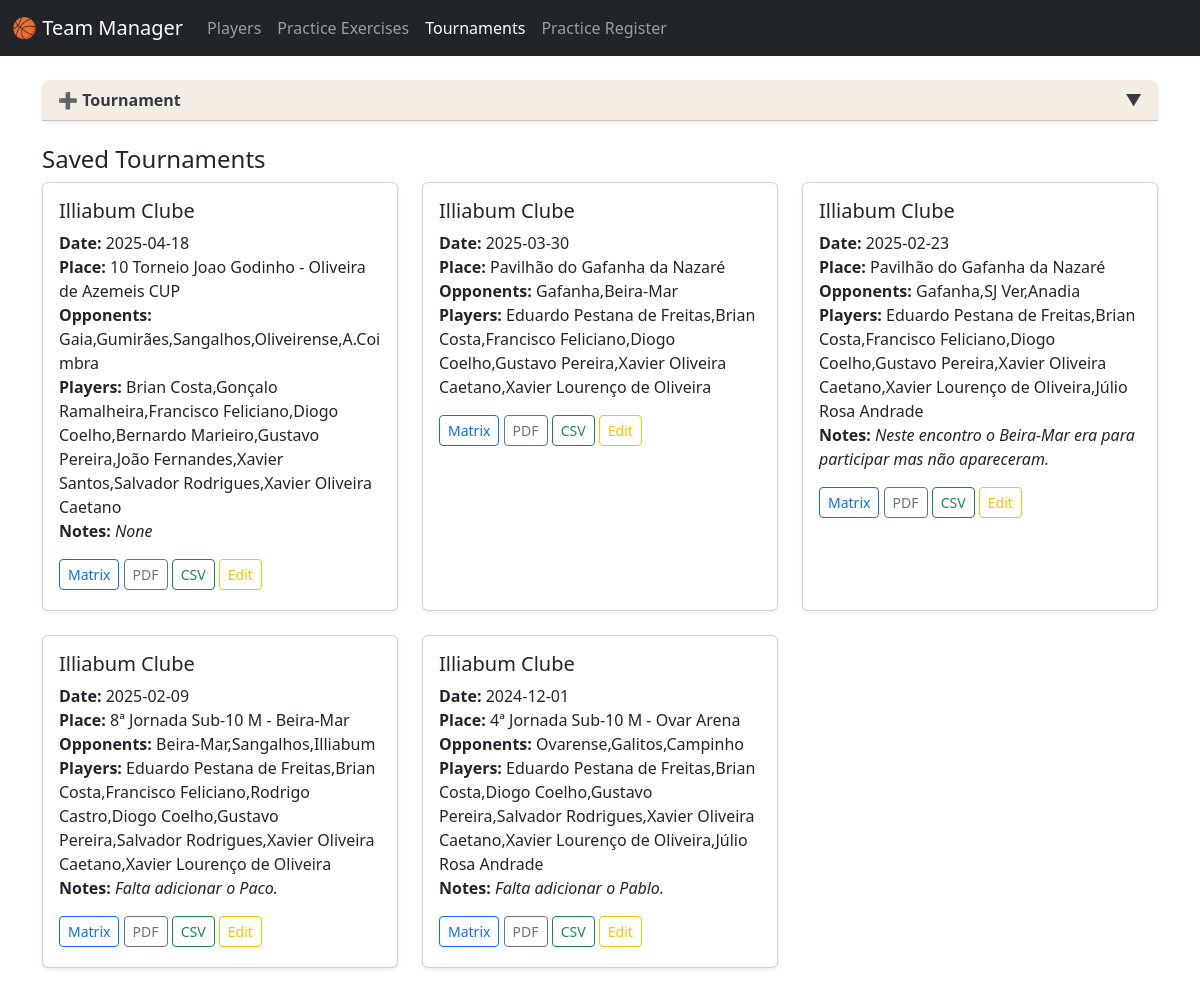
/tournaments, run on the app's committed database.
### app.py (models this page shows)
class TournamentModel(db.Model):
    id = db.Column(db.Integer, primary_key=True)
    date = db.Column(db.String(20), nullable=False)
    place = db.Column(db.String(100), nullable=False)
    team_name = db.Column(db.String(100), nullable=False)
    opponents = db.Column(db.Text)  # comma-separated opponent names
    players = db.Column(db.Text)    # comma-separated player names
    coach_notes = db.Column(db.Text)  # Add this line

### app.py (the view, shortened to what this page needs)
@app.route('/tournaments', methods=['GET', 'POST'])
def manage_tournaments():
    all_players = PlayerModel.query.all()
    open_form = request.args.get('open') == 'form'
    all_tournaments = TournamentModel.query.order_by(TournamentModel.date.desc()).all()
    return render_template('tournaments.html', tournaments=all_tournaments, players=all_players, open_form=open_form)

### templates/tournaments.html (shortened to what this page needs)
<!DOCTYPE html>
<html>
<head>
  <link href="https://cdn.jsdelivr.net/npm/bootstrap@5.3.3/dist/css/bootstrap.min.css" rel="stylesheet">
</head>
<body>
<nav class="navbar navbar-expand-lg navbar-dark bg-dark mb-4">
  <div class="container-fluid">
    <a class="navbar-brand" href="/">🏀 Team Manager</a>
    <div class="collapse navbar-collapse">
      <ul class="navbar-nav me-auto">
        <li class="nav-item"><a class="nav-link" href="/players">Players</a></li>
        <li class="nav-item"><a class="nav-link" href="/practice-exercises">Practice Exercises</a></li>
        <li class="nav-item"><a class="nav-link active" href="/tournaments">Tournaments</a></li>
        <li class="nav-item"><a class="nav-link" href="/practice-register">Practice Register</a></li>
      </ul>
    </div>
  </div>
</nav>
<div class="container">
  <div class="card mb-4 border-0 shadow-sm">
    <div class="card-header d-flex justify-content-between align-items-center"
        style="cursor: pointer; background-color: #f4ede4; color: #343a40; font-weight: bold; border-radius: .5rem .5rem 0 0;"
        onclick="toggleForm()">
      <span>➕ Tournament</span>
      <span id="toggleIcon">▼</span>
    </div>
  </div>
  <h4>Saved Tournaments</h4>
  <div class="row">
    {% for t in tournaments %}
      <div class="col-md-6 col-lg-4 mb-4">
        <div class="card shadow-sm h-100">
          <div class="card-body">
            <h5 class="card-title">{{ t.team_name }}</h5>
            <p class="card-text">
              <strong>Date:</strong> {{ t.date }}<br>
              <strong>Place:</strong> {{ t.place }}<br>
              <strong>Opponents:</strong> {{ t.opponents }}<br>
              <strong>Players:</strong> {{ t.players }}<br>
              {% if t.coach_notes %}
                <strong>Notes:</strong> <em>{{ t.coach_notes }}</em><br>
              {% endif %}
            </p>
            <a href="/tournament/{{ t.id }}" class="btn btn-outline-primary btn-sm mb-1">Matrix</a>
            <a href="/tournament/{{ t.id }}/pdf" class="btn btn-outline-secondary btn-sm mb-1" target="_blank">PDF</a>
            <a href="/tournament/{{ t.id }}/export/csv" class="btn btn-outline-success btn-sm mb-1">CSV</a>
            <a href="/tournament/{{ t.id }}/edit" class="btn btn-outline-warning btn-sm mb-1">Edit</a>
          </div>
        </div>
      </div>
    {% endfor %}
  </div>
</div>
</body>
</html>

### data on the page
TournamentModel: team_name "Illiabum Clube", date "2025-04-18", place "10 Torneio Joao Godinho - Oliveira de Azemeis CUP", opponents "Gaia,Gumirães,Sangalhos,Oliveirense,A.Coimbra", players "Brian Costa,Gonçalo Ramalheira,Francisco Feliciano,Diogo Coelho,Bernardo Marieiro,Gustavo Pereira,João Fernandes,Xavier Santos,Salvador Rodrigues,Xavier Oliveira Caetano", coach_notes "None"
TournamentModel: team_name "Illiabum Clube", date "2025-03-30", place "Pavilhão do Gafanha da Nazaré", opponents "Gafanha,Beira-Mar", players "Eduardo Pestana de Freitas,Brian Costa,Francisco Feliciano,Diogo Coelho,Gustavo Pereira,Xavier Oliveira Caetano,Xavier Lourenço de Oliveira"
TournamentModel: team_name "Illiabum Clube", date "2025-02-23", place "Pavilhão do Gafanha da Nazaré", opponents "Gafanha,SJ Ver,Anadia", players "Eduardo Pestana de Freitas,Brian Costa,Francisco Feliciano,Diogo Coelho,Gustavo Pereira,Xavier Oliveira Caetano,Xavier Lourenço de Oliveira,Júlio Rosa Andrade", coach_notes "Neste encontro o Beira-Mar era para participar mas não apareceram."
TournamentModel: team_name "Illiabum Clube", date "2025-02-09", place "8ª Jornada Sub-10 M - Beira-Mar", opponents "Beira-Mar,Sangalhos,Illiabum", players "Eduardo Pestana de Freitas,Brian Costa,Francisco Feliciano,Rodrigo Castro,Diogo Coelho,Gustavo Pereira,Salvador Rodrigues,Xavier Oliveira Caetano,Xavier Lourenço de Oliveira", coach_notes "Falta adicionar o Paco."
TournamentModel: team_name "Illiabum Clube", date "2024-12-01", place "4ª Jornada Sub-10 M - Ovar Arena", opponents "Ovarense,Galitos,Campinho", players "Eduardo Pestana de Freitas,Brian Costa,Diogo Coelho,Gustavo Pereira,Salvador Rodrigues,Xavier Oliveira Caetano,Xavier Lourenço de Oliveira,Júlio Rosa Andrade", coach_notes "Falta adicionar o Pablo."
